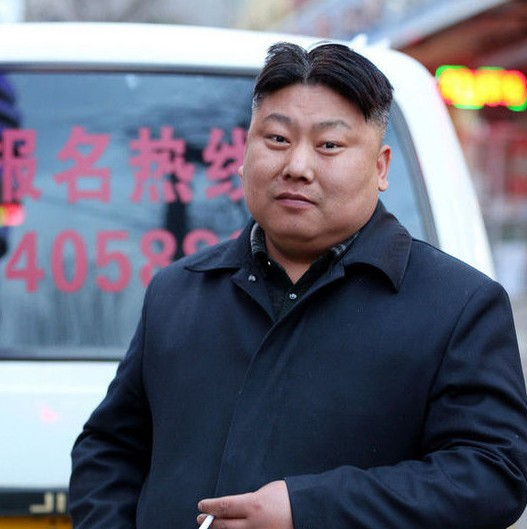
#> input picture 计算机视觉/exp3/ysl.jpg, 527 x 529 px
$ python 1.py
#> lines starting #> are read from the running program, lines starting #| are printed output that depends on the picture
import cv2
import numpy as np
import matplotlib.pyplot as plt
from mpl_toolkits.mplot3d import Axes3D
import sys

# 修复1: 设置Agg后端避免Tkinter问题
plt.switch_backend('Agg')  # 使用非交互式后端

# 1. 读取图片
try:
    image = cv2.imread('ysl.jpg')
#> image is the input picture: shape (529, 527, 3); mean B, G, R 119.8, 104.2, 101.9
    if image is None:
        raise FileNotFoundError("无法加载图片，请检查路径和文件名")
except Exception as e:
    print(f"图片读取错误: {e}", file=sys.stderr)
    sys.exit(1)

# 修复2: 缩小图像尺寸减少内存需求
image = cv2.resize(image, (300, 200))  # 调整为300×200像素
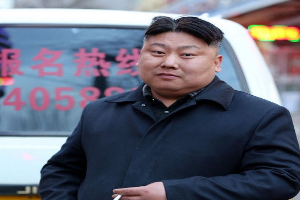
#> image: shape (200, 300, 3); mean B, G, R 119.7, 104.1, 101.8

rgb_image = cv2.cvtColor(image, cv2.COLOR_BGR2RGB)
hsv_image = cv2.cvtColor(rgb_image, cv2.COLOR_RGB2HSV)
#> hsv_image: shape (200, 300, 3); mean H, S, V 102.6, 101.6, 129.4

# 2. 分离通道
r, g, b = cv2.split(rgb_image)
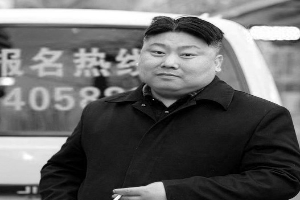
#> r: shape (200, 300); min 0, max 255, mean 101.8
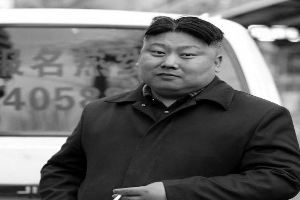
#> g: shape (200, 300); min 0, max 255, mean 104.1
h, s, v = cv2.split(hsv_image)
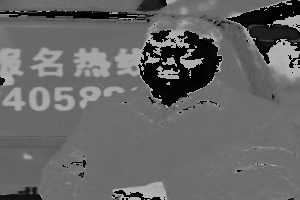
#> h: shape (200, 300); min 0, max 179, mean 102.6
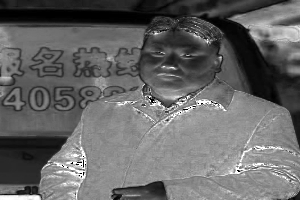
#> s: shape (200, 300); min 0, max 255, mean 101.6
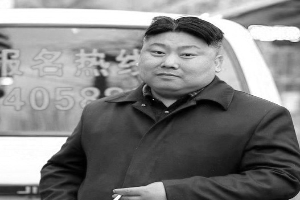
#> v: shape (200, 300); min 0, max 255, mean 129.4

# 3. 创建三维网格 (使用缩小后的尺寸)
height, width = r.shape[:2]
#> height = 200; width = 300
x = np.arange(0, width, 1)
#> x = 300 values from 0 to 299
y = np.arange(0, height, 1)
#> y = 200 values from 0 to 199
X, Y = np.meshgrid(x, y)

# 4. 创建图表
fig = plt.figure(figsize=(18, 12))

# 修复3: 简化可视化并减少点数量
def plot_3d_channel(ax, data, title, cmap):
    """简化版3D绘图函数"""
    # 每隔5个点采样减少数据量
    ax.plot_surface(X[::5, ::5], Y[::5, ::5], data[::5, ::5],
                   cmap=cmap, rstride=3, cstride=3, alpha=0.7)
    ax.set_title(title, fontsize=12)
    ax.set_zlim(0, 255)
    ax.view_init(elev=30, azim=45)  # 调整视角

# R通道
ax1 = fig.add_subplot(231, projection='3d')
plot_3d_channel(ax1, r, 'Red Channel 3D', 'Reds')

# G通道
ax2 = fig.add_subplot(232, projection='3d')
plot_3d_channel(ax2, g, 'Green Channel 3D', 'Greens')

# B通道
ax3 = fig.add_subplot(233, projection='3d')
plot_3d_channel(ax3, b, 'Blue Channel 3D', 'Blues')

# 2D通道可视化
def plot_2d_channel(ax, channel, title, cmap):
    ax.imshow(channel, cmap=cmap)
    ax.set_title(title, fontsize=10)
    ax.axis('off')

plot_2d_channel(fig.add_subplot(234), r, 'Red Channel', 'Reds')
plot_2d_channel(fig.add_subplot(235), g, 'Green Channel', 'Greens')
plot_2d_channel(fig.add_subplot(236), b, 'Blue Channel', 'Blues')

# 修复4: 保存图像而不是显示
plt.tight_layout()
plt.savefig('output_visualization.png', dpi=100)  # 保存为文件
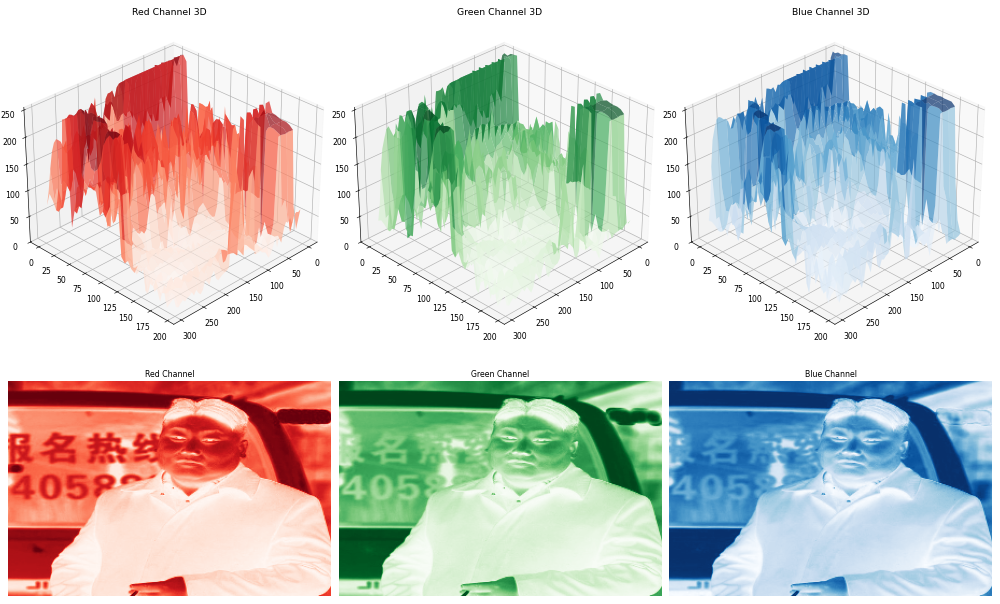
#> figure drawn by matplotlib, 6 panels
print("可视化结果已保存至 output_visualization.png")

# 保存HSV通道
cv2.imwrite('h_channel.jpg', h)
cv2.imwrite('s_channel.jpg', s)
cv2.imwrite('v_channel.jpg', v)
print("HSV通道已保存")

$ run again, with 计算机视觉/exp3/home_color.png saved as 计算机视觉/exp3/ysl.jpg
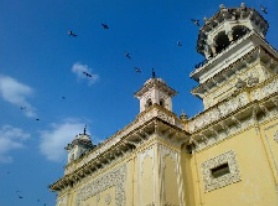
#> input picture 计算机视觉/exp3/home_color.png, 278 x 206 px
#> image is the input picture: shape (206, 278, 3); mean B, G, R 141, 124.4, 92.7
#> image: shape (200, 300, 3)
#> hsv_image: shape (200, 300, 3); mean H, S, V 68.4, 142.2, 162.5
#> `h, s, v = cv2.split(hsv_image)`:
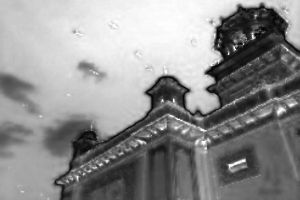
#> s: shape (200, 300); min 0, max 255, mean 142.2
#> `h, s, v = cv2.split(hsv_image)`:
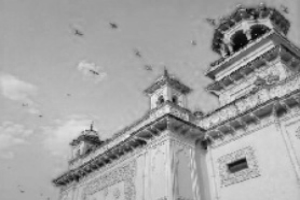
#> v: shape (200, 300); min 5, max 235, mean 162.5

$ run again, with 计算机视觉/exp3/ln.jpeg copied over 计算机视觉/exp3/ysl.jpg
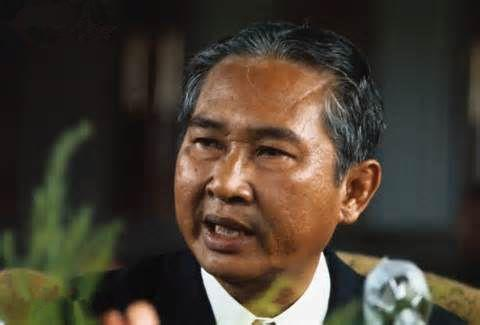
#> input picture 计算机视觉/exp3/ln.jpeg, 480 x 325 px
#> image is the input picture: shape (325, 480, 3); mean B, G, R 49.8, 61.5, 70.8
#> image: shape (200, 300, 3)
#> hsv_image: shape (200, 300, 3); mean H, S, V 38.4, 73.4, 73.7
#> `h, s, v = cv2.split(hsv_image)`:
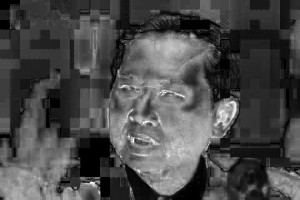
#> s: shape (200, 300); min 0, max 255, mean 73.4
